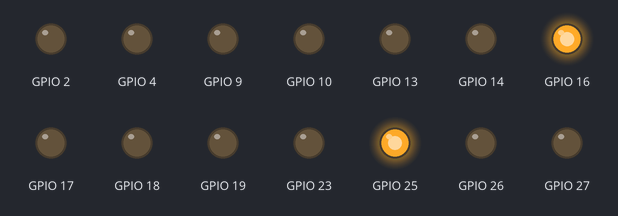
Bench run of a sketch on a simulated ESP32. Parts: output pins drawn as LEDs (lit = HIGH). What the sketch prints to the serial monitor is not drawn.

Above: at 0.05 s.
At 1.4 s:
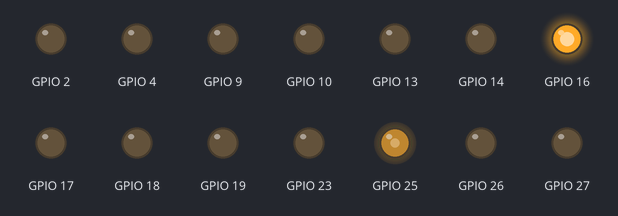
At 2.75 s:
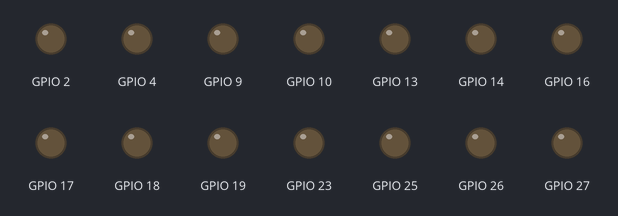
At 3.3 s:
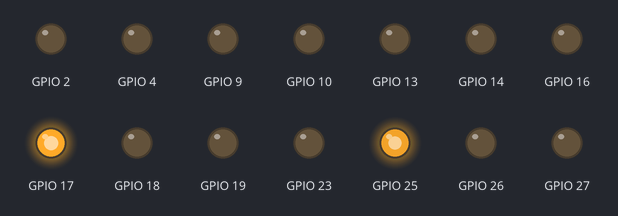
At 4.1 s:
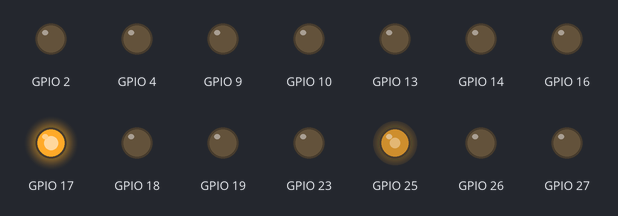
At 5.5 s:
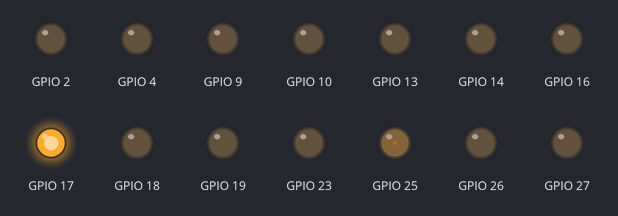
Timing chart, 0 to 7.2 s (numbered marks = the images above):
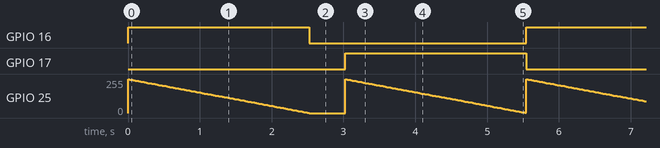

Measured:
- by itself, GPIO 16, GPIO 17: alternates HIGH for 2.5 s and LOW for 3.0 s
- by itself, GPIO 25: moves between 0/255 and 255/255, repeating every 5.5 s

The sketch:

Motor_Code.ino
```cpp
int PWMPin[5];
int InAPin[5];
int InBPin[5];
float mDegree[4] = {50, 130, 230, 310};
float wDegree[4];


void setup() {
  Serial.begin(115200);
  motorSetup(1, 19, 9, 26); //NUM, PWM, INA, INB
  motorSetup(2, 2, 27, 23); //NUM, PWM, INA, INB
  motorSetup(3, 25, 17, 16); //NUM, PWM, INA, INB
  motorSetup(4, 10, 4, 33); //NUM, PWM, INA, INB
  motorSetup(5, 14, 18, 13); //NUM, PWM, INA, INB


  for (int i = 0; i < 4; i ++) wDegree[i] = mDegree[i] + 90;
}

void loop() {
//testMotor(5);
testMotor(3);


  //drive(0, 100, 100);

  Serial.println();
}

void testMotor(int num) {
  for (int i = -100; i < 0; i++) {
    turn(num, i);
    delay(25);
  }
  turn(num, 0);
  delay(500);
  for (int i = 100; i > 0; i--) {
    turn(num, i);
    delay(25);
  }
}

void motorSetup (int num, int pwm, int ina, int inb) {
  PWMPin[num - 1] = pwm;
  InAPin[num - 1] = ina;
  InBPin[num - 1] = inb;
  pinMode(pwm, OUTPUT);
  pinMode(ina, OUTPUT);
  pinMode(inb, OUTPUT);
  ledcAttachPin(pwm, num); // assign pins to channels
  ledcSetup(num, 12000, 8); // 12 kHz PWM, 8-bit resolution
}

void turn(int motorNum, float Pwm) {
  char buf[50];
  sprintf(buf, "Motor, %d is running at %d PWM", motorNum, (int)Pwm);
  Serial.print(buf);
  if (Pwm > 0) {
    Serial.print("Pwm > 0");
    Pwm *= 2.55;
    ledcWrite(motorNum, Pwm);
    digitalWrite(InAPin[motorNum - 1], HIGH);
    digitalWrite(InBPin[motorNum - 1], LOW);
  }
  else if (Pwm < 0) {
    Serial.print("Pwm < 0");
    Pwm *= 2.55;
    ledcWrite(motorNum, -Pwm);
    digitalWrite(InAPin[motorNum - 1], LOW);
    digitalWrite(InBPin[motorNum - 1], HIGH);
  }
  else {
    Serial.print("else");
    ledcWrite(motorNum, 0);
    digitalWrite(InAPin[motorNum - 1], LOW);
    digitalWrite(InBPin[motorNum - 1], LOW);
  }
}

void drive(float Degrees, int rotate, int Speed) {
  int mSpeed[4];
  Degrees -= 90;
  if (Degrees < 0) Degrees += 360;

  mSpeed[0] = sin(radians(wDegree[0] - Degrees)) * Speed;
  mSpeed[1] = sin(radians(wDegree[1] - Degrees)) * Speed;
  mSpeed[2] = sin(radians(wDegree[2] - Degrees)) * Speed;
  mSpeed[3] = sin(radians(wDegree[3] - Degrees)) * Speed;

  mSpeed[0] += rotate;
  mSpeed[1] += rotate;
  mSpeed[2] += rotate;
  mSpeed[3] += rotate;
  int Max = mSpeed[0];
  int Min = mSpeed[0];

  for (int i = 0; i < 4; i++) {
    if (mSpeed[i] < Min) Min = mSpeed[i];
    if (mSpeed[i] > Max) Max = mSpeed[i];
  }

  mSpeed[0] = map(mSpeed[0], Min, Max, -Speed, Speed);
  mSpeed[1] = map(mSpeed[1], Min, Max, -Speed, Speed);
  mSpeed[2] = map(mSpeed[2], Min, Max, -Speed, Speed);
  mSpeed[3] = map(mSpeed[3], Min, Max, -Speed, Speed);

  mSpeed[0] += rotate;
  mSpeed[1] += rotate;
  mSpeed[2] += rotate;
  mSpeed[3] += rotate;

  Max = mSpeed[0];
  Min = mSpeed[0];

  for (int i = 0; i < 4; i++) {
    if (mSpeed[i] < Min) Min = mSpeed[i];
    if (mSpeed[i] > Max) Max = mSpeed[i];
  }

  Serial.print(Min);
  Serial.print(Max);

  mSpeed[0] = map(mSpeed[0], Min, Max, -Speed, Speed);
  mSpeed[1] = map(mSpeed[1], Min, Max, -Speed, Speed);
  mSpeed[2] = map(mSpeed[2], Min, Max, -Speed, Speed);
  mSpeed[3] = map(mSpeed[3], Min, Max, -Speed, Speed);

  char buf[100];
  sprintf(buf, "M1 Speed, %d M2 Speed, %d M3 Speed, %d M4 Speed, %d", mSpeed[0] , mSpeed[1] , mSpeed[2] , mSpeed[3]);
  Serial.print(buf);
  turn(1, mSpeed[0]);
  turn(2, mSpeed[1]);
  turn(3, mSpeed[2]);
  turn(4, mSpeed[3]);
}
```
